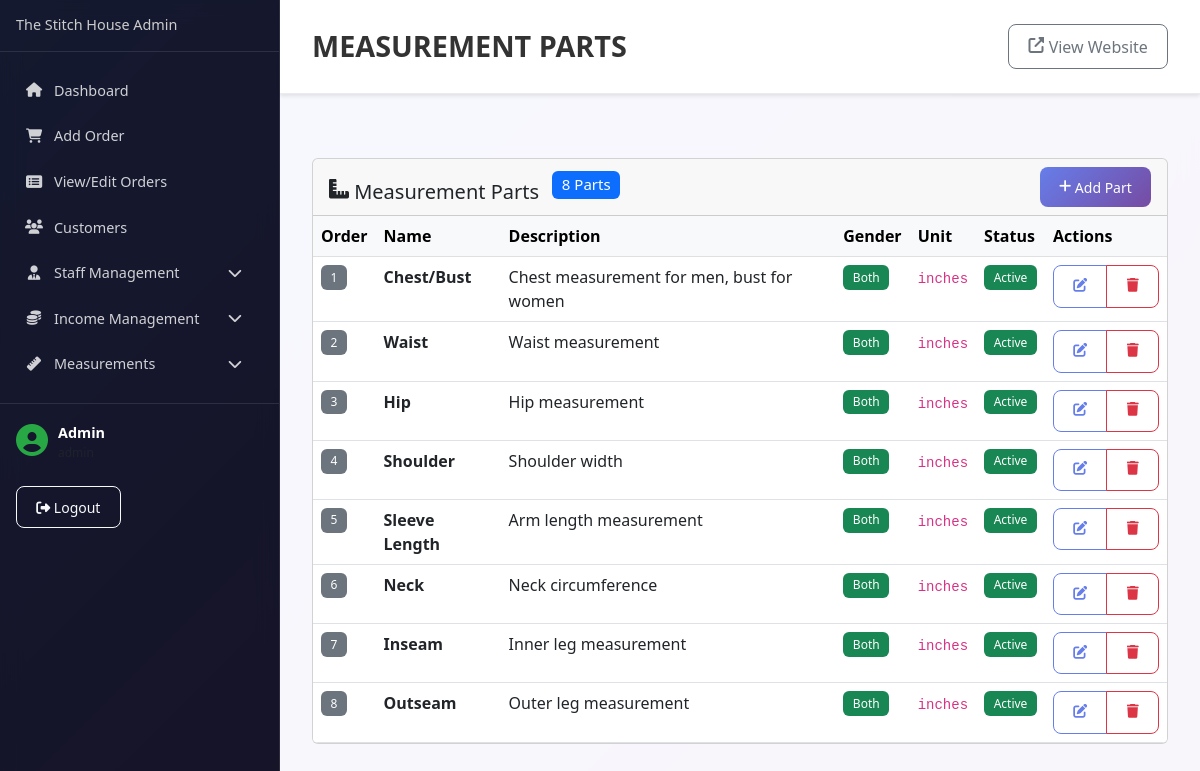
Page /admin/measurement-parts.php (signed in) on the committed database.
### tables this page shows
CREATE TABLE `users` (
  `id` bigint(20) UNSIGNED NOT NULL,
  `name` varchar(255) NOT NULL,
  `email` varchar(255) NOT NULL,
  `username` varchar(255) NOT NULL,
  `email_verified_at` timestamp NULL DEFAULT NULL,
  `password` varchar(255) NOT NULL,
  `avatar` varchar(255) DEFAULT NULL,
  `phone` varchar(20) DEFAULT NULL,
  `role` enum('admin','manager','staff','customer') DEFAULT 'customer',
  `status` enum('active','inactive') DEFAULT 'active',
  `remember_token` varchar(100) DEFAULT NULL,
  `created_at` timestamp NULL DEFAULT NULL,
  `updated_at` timestamp NULL DEFAULT NULL
);

CREATE TABLE `measurement_part` (
  `id` bigint(20) UNSIGNED NOT NULL,
  `name` varchar(255) NOT NULL,
  `description` text DEFAULT NULL,
  `gender` enum('Male','Female','Both') DEFAULT 'Both',
  `unit` varchar(20) DEFAULT 'inches',
  `image` varchar(255) DEFAULT NULL,
  `sort_order` int(11) DEFAULT 0,
  `status` enum('active','inactive') DEFAULT 'active',
  `deleted_at` timestamp NULL DEFAULT NULL,
  `created_at` timestamp NULL DEFAULT NULL,
  `updated_at` timestamp NULL DEFAULT NULL
);

### admin/includes/config.php (called while the page is built, shortened)
<?php
function isUserLoggedIn() {
    return isset($_SESSION['user_id']) && !empty($_SESSION['user_id']);
}
function getCurrentAdmin($mysqli) {
    try {
        $stmt = $mysqli->prepare("SELECT id, name, email, role, status FROM users WHERE id = ? AND status = 'active'");
        $stmt->bind_param("i", $_SESSION['user_id']);
        $stmt->execute();
        $result = $stmt->get_result();
        $user = $result->fetch_assoc();
        return $user;
    } catch (Exception $e) {
        return null;
    }
}
?>

### admin/measurement-parts.php (the view, shortened to what this page needs)
<?php
require_once 'includes/config.php';
$currentAdmin = getCurrentAdmin($mysqli);
try {
    $result = $mysqli->query("SELECT * FROM measurement_part WHERE deleted_at IS NULL ORDER BY sort_order, name");
    $parts = [];
    if ($result) {
        while ($row = $result->fetch_assoc()) {
            $parts[] = $row;
        }
    }
} catch(Exception $e) {
    $parts = [];
    showError("Error fetching measurement parts: " . $e->getMessage());
}
include 'includes/header.php';
?>
<div class="card">
    <div class="card-header">
        <div class="d-flex justify-content-between align-items-center">
            <h5 class="card-title mb-0">
                <i class="fas fa-ruler-combined"></i> Measurement Parts
                <span class="badge bg-primary ms-2"><?= count($parts) ?> Parts</span>
            </h5>
            <button class="btn btn-primary btn-sm" data-bs-toggle="modal" data-bs-target="#addPartModal">
                <i class="fas fa-plus"></i> Add Part
            </button>
        </div>
    </div>
    <div class="card-body p-0">
        <?php if (empty($parts)): ?>
            <div class="text-center py-5">
                <i class="fas fa-ruler-combined fa-3x text-muted mb-3"></i>
                <h5 class="text-muted">No measurement parts found</h5>
                <p class="text-muted">Create measurement parts to define what measurements to take</p>
                <button class="btn btn-primary" data-bs-toggle="modal" data-bs-target="#addPartModal">
                    <i class="fas fa-plus"></i> Add First Measurement Part
                </button>
            </div>
        <?php else: ?>
            <div class="table-responsive">
                <table class="table table-hover mb-0">
                    <thead class="table-light">
                        <tr>
                            <th>Order</th>
                            <th>Name</th>
                            <th>Description</th>
                            <th>Gender</th>
                            <th>Unit</th>
                            <th>Status</th>
                            <th>Actions</th>
                        </tr>
                    </thead>
                    <tbody>
                        <?php foreach ($parts as $part): ?>
                            <tr>
                                <td>
                                    <span class="badge bg-secondary"><?= $part['sort_order'] ?></span>
                                </td>
                                <td>
                                    <strong><?= htmlspecialchars($part['name']) ?></strong>
                                </td>
                                <td><?= htmlspecialchars($part['description']) ?></td>
                                <td>
                                    <?php
                                    $gender_colors = [
                                        'Male' => 'primary',
                                        'Female' => 'danger',
                                        'Both' => 'success'
                                    ];
                                    $color = $gender_colors[$part['gender']] ?? 'secondary';
                                    ?>
                                    <span class="badge bg-<?= $color ?>">
                                        <?= $part['gender'] ?>
                                    </span>
                                </td>
                                <td>
                                    <code><?= htmlspecialchars($part['unit']) ?></code>
                                </td>
                                <td>
                                    <span class="badge bg-<?= $part['status'] == 'active' ? 'success' : 'secondary' ?>">
                                        <?= ucfirst($part['status']) ?>
                                    </span>
                                </td>
                                <td>
                                    <div class="btn-group" role="group">
                                        <button type="button" class="btn btn-sm btn-outline-primary"
                                                onclick="editPart(<?= $part['id'] ?>, '<?= htmlspecialchars($part['name']) ?>', '<?= htmlspecialchars($part['description']) ?>', '<?= $part['gender'] ?>', '<?= $part['unit'] ?>', <?= $part['sort_order'] ?>, '<?= $part['status'] ?>')">
                                            <i class="fas fa-edit"></i>
                                        </button>
                                        <button type="button" class="btn btn-sm btn-outline-danger"
                                                onclick="deletePart(<?= $part['id'] ?>, '<?= htmlspecialchars($part['name']) ?>')">
                                            <i class="fas fa-trash"></i>
                                        </button>
                                    </div>
                                </td>
                            </tr>
                        <?php endforeach; ?>
                    </tbody>
                </table>
            </div>
        <?php endif; ?>
    </div>
</div>
<?php
include 'includes/footer.php';
?>

### admin/includes/sidebar.php (shortened to what this page needs)
<nav class="admin-sidebar">
    <div class="sidebar-header">
        <h4 class="sidebar-title">The Stitch House Admin</h4>
    </div>
    <div class="sidebar-menu">
        <ul class="nav flex-column">
            <li class="nav-item">
                <a class="nav-link <?= basename($_SERVER['PHP_SELF']) == 'dashboard.php' ? 'active' : '' ?>" href="dashboard.php">
                    <i class="fas fa-home"></i>
                    <span>Dashboard</span>
                </a>
            </li>
            <li class="nav-item">
                <a class="nav-link <?= basename($_SERVER['PHP_SELF']) == 'add-order.php' ? 'active' : '' ?>" href="add-order.php">
                    <i class="fas fa-shopping-cart"></i>
                    <span>Add Order</span>
                </a>
            </li>
            <li class="nav-item">
                <a class="nav-link <?= basename($_SERVER['PHP_SELF']) == 'orders.php' ? 'active' : '' ?>" href="orders.php">
                    <i class="fas fa-list-alt"></i>
                    <span>View/Edit Orders</span>
                </a>
            </li>
            <li class="nav-item">
                <a class="nav-link <?= basename($_SERVER['PHP_SELF']) == 'customers.php' ? 'active' : '' ?>" href="customers.php">
                    <i class="fas fa-users"></i>
                    <span>Customers</span>
                </a>
            </li>
            <li class="nav-item dropdown">
                <a class="nav-link dropdown-toggle" href="#" data-bs-toggle="collapse" data-bs-target="#staffMenu">
                    <i class="fas fa-user-tie"></i>
                    <span>Staff Management</span>
                    <i class="fas fa-chevron-down ms-auto"></i>
                </a>
            </li>
            <li class="nav-item dropdown">
                <a class="nav-link dropdown-toggle" href="#" data-bs-toggle="collapse" data-bs-target="#incomeMenu">
                    <i class="fas fa-coins"></i>
                    <span>Income Management</span>
                    <i class="fas fa-chevron-down ms-auto"></i>
                </a>
            </li>
            <li class="nav-item dropdown">
                <a class="nav-link dropdown-toggle" href="#" data-bs-toggle="collapse" data-bs-target="#measurementMenu">
                    <i class="fas fa-ruler"></i>
                    <span>Measurements</span>
                    <i class="fas fa-chevron-down ms-auto"></i>
                </a>
            </li>
        </ul>
    </div>
    <div class="sidebar-footer">
        <div class="admin-info">
            <div class="admin-avatar">
                <i class="fas fa-user-circle"></i>
            </div>
            <div class="admin-details">
                <strong><?php echo htmlspecialchars($currentAdmin['name'] ?? 'Admin'); ?></strong>
                <small class="text-muted d-block"><?php echo htmlspecialchars($currentAdmin['role'] ?? 'Administrator'); ?></small>
            </div>
        </div>
        <a href="logout.php" class="btn btn-sm btn-outline-light mt-2">
            <i class="fas fa-sign-out-alt"></i> Logout
        </a>
    </div>
</nav>

### admin/assets/admin.css (style rules this page uses)
* { box-sizing: border-box; }
.admin-wrapper * { box-sizing: border-box !important; }
.admin-main * { max-width: 100% !important; overflow-x: auto !important; }
.admin-main .table-responsive { margin: 0 !important; }
.admin-main .card { margin-bottom: 2rem !important; }
@media (min-width: 993px) { .admin-sidebar { flex: 0 0 280px !important; width: 280px !important; position: fixed !important; top: 0 !important; left: 0 !important; height: 100vh !important; z-index: 1000 !important; } }
body.admin-body { margin: 0 !important; padding: 0 !important; background: linear-gradient(135deg, #667eea 0%, #764ba2 100%) !important; font-family: 'Segoe UI', Tahoma, Geneva, Verdana, sans-serif !important; overflow-x: hidden !important; }
.admin-body { margin: 0 !important; padding: 0 !important; background: linear-gradient(135deg, #667eea 0%, #764ba2 100%) !important; font-family: 'Segoe UI', Tahoma, Geneva, Verdana, sans-serif !important; overflow-x: hidden !important; }
.admin-sidebar { width: 280px !important; min-width: 280px !important; max-width: 280px !important; background: rgba(0, 0, 0, 0.8) !important; color: white !important; position: fixed !important; top: 0 !important; left: 0 !important; height: 100vh !important; overflow-y: auto !important; backdrop-filter: blur(10px) !important; border-right: 1px solid rgba(255, 255, 255, 0.1) !important; z-index: 1000 !important; }
.sidebar-header { padding: 1rem; border-bottom: 1px solid rgba(255, 255, 255, 0.1); }
.sidebar-title { font-size: 0.9rem; color: #ccc; margin: 0; line-height: 1.3; font-weight: 400; }
.sidebar-menu { padding: 1rem 0; flex: 1; }
.sidebar-menu .nav-link { color: rgba(255, 255, 255, 0.8); padding: 0.75rem 1.5rem; display: flex; align-items: center; text-decoration: none; transition: all 0.3s ease; border: none; background: none; font-size: 0.9rem; }
.sidebar-menu .nav-link i { width: 20px; margin-right: 10px; text-align: center; }
.sidebar-menu .dropdown-toggle::after { display: none; }
.sidebar-footer { padding: 1rem; border-top: 1px solid rgba(255, 255, 255, 0.1); margin-top: auto; }
.admin-info { display: flex; align-items: center; margin-bottom: 1rem; }
.admin-avatar { margin-right: 10px; }
.admin-avatar i { font-size: 2rem; color: #28a745; }
.admin-details strong { color: white; font-size: 0.9rem; }
.admin-details small { color: #ccc; font-size: 0.75rem; }
.btn { border-radius: 8px; font-weight: 500; padding: 0.6rem 1.2rem; }
.btn-primary { background: linear-gradient(135deg, #667eea 0%, #764ba2 100%); border: none; }
.btn-outline-primary { border-color: #667eea; color: #667eea; }
.badge { font-weight: 500; padding: 0.4rem 0.6rem; border-radius: 6px; }

### rows in the picture
users: name "Admin"
measurement_part: sort_order "1", name "Chest/Bust", description "Chest measurement for men, bust for women", gender "Both", unit "inches", status "Active"
measurement_part: sort_order "2", name "Waist", description "Waist measurement", gender "Both", unit "inches", status "Active"
measurement_part: sort_order "3", name "Hip", description "Hip measurement", gender "Both", unit "inches", status "Active"
measurement_part: sort_order "4", name "Shoulder", description "Shoulder width", gender "Both", unit "inches", status "Active"
measurement_part: sort_order "5", name "Sleeve Length", description "Arm length measurement", gender "Both", unit "inches", status "Active"
measurement_part: sort_order "6", name "Neck", description "Neck circumference", gender "Both", unit "inches", status "Active"
measurement_part: sort_order "7", name "Inseam", description "Inner leg measurement", gender "Both", unit "inches", status "Active"
measurement_part: sort_order "8", name "Outseam", description "Outer leg measurement", gender "Both", unit "inches", status "Active"

### other values in the picture
$pageTitle "MEASUREMENT PARTS"
count($parts) "8"
